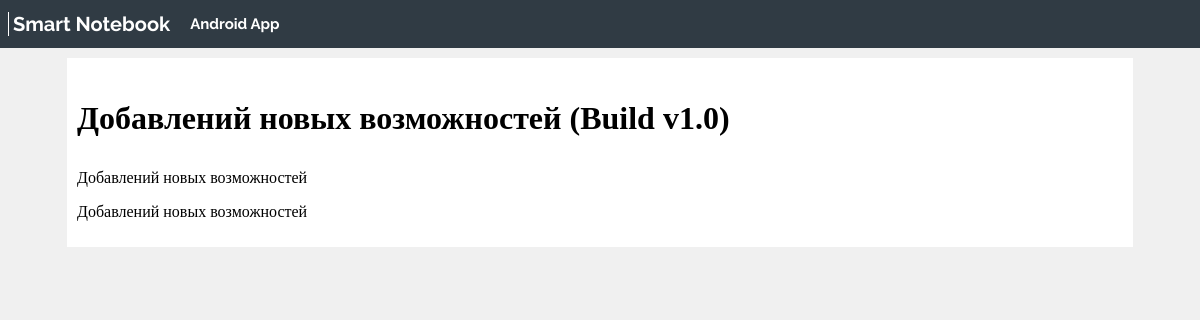
The app's page /news/post/11 with its own data.
### news/models.py (models this page shows, shortened)
class Articles(models.Model):
    title = models.CharField('Название', max_length=150)
    anons = models.TextField('Анонс')
    full_text = models.TextField('Статья')
    date = models.DateField('Дата публикации')
    class Meta:
        verbose_name = 'Новость'
        verbose_name_plural = 'Новости'

### news/views.py (the view)
# urls.py: path('post/<int:pk>', views.NewsDetailViews.as_view(), name='news-detail'),
class NewsDetailViews(DetailView):
    model = Articles
    template_name = 'news/details_news.html'
    context_object_name = 'article'

### news/templates/news/details_news.html (shortened to what this page needs)
{% load static %}
<!DOCTYPE html>
<html lang="ru">
<head>
    <link rel="stylesheet" type="text/css" href="{% static 'news/css/news.css' %}">
    <link rel="stylesheet" type="text/css" href="{% static 'news/css/header.css' %}">
</head>
<body>
    {% include 'main/header.html' %}
    <div class="layout-page">
        <div class="layout-page-width">
            <div class="page">
                <div class="nav">
                    <div class="content">
                        <div class='news_block'>
                            <div>
                                <h1>{{ article.title|linebreaks}}</h1>
                            </div>
                            <div class="post_text">{{ article.anons |linebreaks}}</div>
                            <div class="post_text">{{ article.full_text |linebreaks}}</div>
                        </div>
                    </div>
                </div>
            </div>
        </div>
    </div>
</body>
</html>

### news/static/news/css/news.css (style rules this page uses)
.layout-page-width { margin: 0 auto; min-width: 320px; }
@media (min-width: 1024px) { .layout-page-width { padding: 0 24px; max-width: 1096px; } }
.page { display: flex; max-width: 1096px; }
.nav { width: 100%; }
.content { flex: 0; background-color: white; margin: 10px 15px 0px 15px; overflow-wrap: break-word; padding: 10px; }

### news/static/news/css/header.css (style rules this page uses)
body { margin: 0; padding: 0; background-color: #f0f0f0; }

### records on screen
Articles: title "Добавлений новых возможностей (Build v1.0)", anons "Добавлений новых возможностей", full_text "Добавлений новых возможностей"
